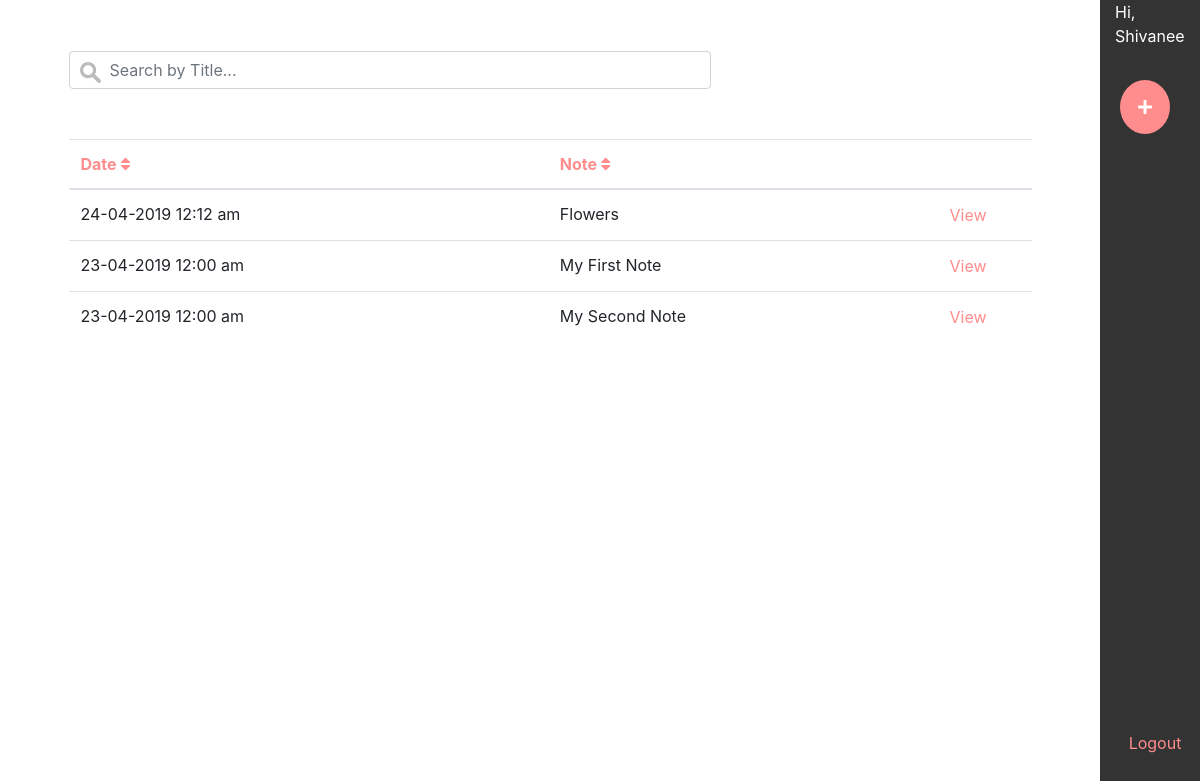
Page /dashboard.php (signed in) on the committed database.
### tables this page shows
CREATE TABLE `usernote` (
  `noteID` int(11) NOT NULL,
  `email` varchar(40) NOT NULL,
  `uploadDate` datetime NOT NULL,
  `title` varchar(60) NOT NULL,
  `noteBody` text NOT NULL
);

### dashboard.php (the view, shortened to what this page needs)
<?php
require 'connect.php';
if($_SESSION['status']=='loggedin')
{
	$email = $_SESSION['user_email'];
?>
<!DOCTYPE html>
<html>
<head>
    <link rel="stylesheet" href="https://stackpath.bootstrapcdn.com/bootstrap/4.3.1/css/bootstrap.min.css">
    <link rel="stylesheet" href="https://use.fontawesome.com/releases/v5.8.1/css/all.css">
    <link rel="stylesheet" href="style.css">
</head>
<body class="db">
<div class="left col-md-11">
	<input type="text" id="searchBox" class="form-control header" onkeyup="search()" placeholder="Search by Title...">
	<table class="recentNotes table" id="recentNotes">
	<thead class="thead-pink">
		<tr>
			<th scope="col" onclick="sortTable(0)">Date <i class="fas fa-sort"></i></th>
			<th scope="col" onclick="sortTable(1)">Note <i class="fas fa-sort"></i></th>
			<th scope="col"></th>
		</tr>
	</thead>
	<tbody>
		<?php
		$sqlquery = "SELECT * FROM usernote WHERE email ='".$email."' ORDER BY uploadDate DESC;";
		$res = mysqli_query($conn,$sqlquery);
		$rows = mysqli_num_rows($res);
    	for($i=0;$i<$rows;$i++)
    	{
    		$tablerow = mysqli_fetch_assoc($res);
    		$originalDate = $tablerow['uploadDate'];
			$newDate = date("d-m-Y h:i a", strtotime($originalDate));
			echo '<tr>
					<td>'.$newDate.'</td>
					<td>'.$tablerow["title"].'</td>
					<td width="100"><form action="view.php" method="GET">
						<input type="hidden" name="noteID" value="'.$tablerow["noteID"].'">
						<input type="submit" name="viewBtn" value="View" class="viewBtn">
						</form></td></tr>';
  		}
		?>
	</tbody>
</table>
</div>
<div class="right col-md-1">
	<p>Hi,
   	<?php
		$email=$_SESSION['user_email'];
    	$sql="SELECT FirstName FROM user WHERE Email='".$email."'";
    	$fname = mysqli_query($conn,$sql);
    	while ($row=$fname->fetch_assoc()) {
			echo $row['FirstName'];
  		}
	?>
	</p>
	<a class="newBtn" href="newnote.php"><i class="fas fa-plus"></i></a>
	<a class="logoutBtn" href="logout.php">Logout</a>
</div>
</body>
</html>
<?php
}
else
{
  header("location:index.php");
}
?>

### style.css (style rules this page uses)
.recentNotes { width: 90%; margin-left: 5%; position: relative; top:10%; }
.left { background-color: #ffffff; height: 100vh; margin: 0px; float: left; display: inline; }
.right { background-color: #333333; color: #ffffff; height: 100vh; margin: 0px; float: left; display: inline; }
.db { display: inline; }
.logoutBtn { color: #ff8D8d; bottom: 5%; position: absolute; padding: 5px; width: 80%; text-align: center; }
.header { position: relative; top:5%; width: 50%; margin: auto; clear: both; }
#searchBox { float: left; width: 60%; margin: 1% 5%; background-image: url('images/searchicon.png'); background-position: 10px 10px; background-repeat: no-repeat; padding-left: 40px; }
.newBtn { background-color: #ff8D8d; color: #ffffff; border-radius: 50%; padding: 15%; margin: 0px; position: absolute; top: 10%; width: 50%; text-align: center; margin-left: 5%; }
.thead-pink { border-bottom: 1px solid #ff8D8d; background-color: transparent; color: #ff8D8d; border-top: none; }
.viewBtn { border: none; color: #ff8D8d; background-color: transparent; }

### rows in the picture
usernote: uploadDate "24-04-2019 12:12 am", title "Flowers"
usernote: uploadDate "23-04-2019 12:00 am", title "My First Note"
usernote: uploadDate "23-04-2019 12:00 am", title "My Second Note"

### other values in the picture
$row['FirstName'] "Shivanee"
